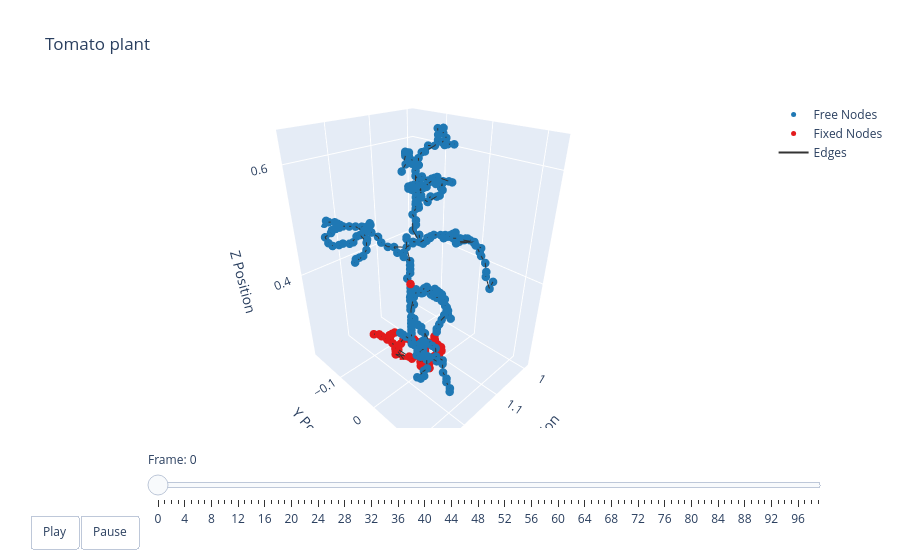

The notebook cell this image was saved under:
### Code cell
t = np.arange(robot.sim_params.total_time, step=robot.sim_params.dt)
options = dismech.AnimationOptions(title='Tomato plant')

fig = dismech.get_interactive_animation_plotly(robot, t, qs , options)
fig.show()

### Figure 1 — Plotly figure (JSON) as saved in the notebook; plotly's stock layout.template omitted (floating-point values rounded to 4 significant figures; data arrays with more than 128 entries replaced by an {"elided": "..."} marker saying what was removed)
{"data": [{"marker": {"color": "#1f78b4", "size": 5}, "mode": "markers", "name": "Free Nodes", "type": "scatter3d", "x": {"elided": "274 float values"}, "y": {"elided": "274 float values"}, "z": {"elided": "274 float values"}}, {"marker": {"color": "#e31a1c", "size": 5}, "mode": "markers", "name": "Fixed Nodes", "type": "scatter3d", "x": [1.163, 1.163, 1.139, 1.147, 1.155, 1.163, 1.171, 1.107, 1.107, 1.091, 1.099, 1.107, 1.155, 1.115, 1.155, 1.083, 1.123, 1.131, 1.139, 1.131, 1.107, 1.139, 1.131, 1.123, 1.115, 1.163, 1.075, 1.083, 1.147, 1.091, 1.091, 1.155, 1.099, 1.115, 1.123, 1.163, 1.147, 1.163, 1.155, 1.171, 1.171, 1.171, 1.187, 1.179, 1.179, 1.171, 1.171, 1.171, 1.171, 1.156], "y": [-0.05823, -0.05023, -0.08223, -0.08223, -0.08223, -0.07423, -0.06623, -0.05823, -0.05023, -0.04223, -0.04223, -0.04223, -0.04223, -0.03423, -0.03423, -0.02623, -0.02623, -0.01823, -0.01823, -0.01023, -0.002231, -0.002231, -0.08223, -0.07423, -0.06623, -0.06623, -0.04223, -0.03423, -0.02623, -0.01823, -0.01023, -0.01023, -0.002231, -0.002231, -0.002231, -0.002231, 0.005769, 0.005769, 0.01377, -0.06623, -0.09023, -0.07423, -0.1142, -0.1062, -0.09823, -0.08223, -0.08223, -0.07423, -0.06623, -0.03423], "z": [0.2113, 0.2113, 0.2193, 0.2193, 0.2193, 0.2193, 0.2193, 0.2193, 0.2193, 0.2193, 0.2193, 0.2193, 0.2193, 0.2193, 0.2193, 0.2193, 0.2193, 0.2193, 0.2193, 0.2193, 0.2193, 0.2193, 0.2273, 0.2273, 0.2273, 0.2273, 0.2273, 0.2273, 0.2273, 0.2273, 0.2273, 0.2273, 0.2273, 0.2273, 0.2273, 0.2273, 0.2273, 0.2273, 0.2273, 0.2353, 0.2433, 0.2433, 0.2513, 0.2513, 0.2513, 0.2513, 0.2593, 0.2673, 0.2753, 0.3953]}, {"line": {"color": "#333333", "width": 2}, "mode": "lines", "name": "Edges", "type": "scatter3d", "x": {"elided": "942 float values"}, "y": {"elided": "942 float values"}, "z": {"elided": "942 float values"}}, {"color": "rgba(166, 206, 227, 0.7)", "i": [], "j": [], "k": [], "name": "Faces", "opacity": 0.7, "showscale": false, "type": "mesh3d", "x": {"elided": "324 float values"}, "y": {"elided": "324 float values"}, "z": {"elided": "324 float values"}}], "layout": {"scene": {"camera": {"eye": {"x": 1.225, "y": 1.225, "z": 1.0}}, "xaxis": {"range": [0.9844, 1.291], "title": {"text": "X Position"}}, "yaxis": {"range": [-0.1879, 0.1338], "title": {"text": "Y Position"}}, "zaxis": {"range": [0.2113, 0.6522], "title": {"text": "Z Position"}}}, "sliders": [{"currentvalue": {"prefix": "Frame: "}, "steps": [{"args": [["0"], {"frame": {"duration": 50, "redraw": true}, "mode": "immediate"}], "label": "0", "method": "animate"}, {"args": [["1"], {"frame": {"duration": 50, "redraw": true}, "mode": "immediate"}], "label": "1", "method": "animate"}, {"args": [["2"], {"frame": {"duration": 50, "redraw": true}, "mode": "immediate"}], "label": "2", "method": "animate"}, {"args": [["3"], {"frame": {"duration": 50, "redraw": true}, "mode": "immediate"}], "label": "3", "method": "animate"}, {"args": [["4"], {"frame": {"duration": 50, "redraw": true}, "mode": "immediate"}], "label": "4", "method": "animate"}, {"args": [["5"], {"frame": {"duration": 50, "redraw": true}, "mode": "immediate"}], "label": "5", "method": "animate"}, {"args": [["6"], {"frame": {"duration": 50, "redraw": true}, "mode": "immediate"}], "label": "6", "method": "animate"}, {"args": [["7"], {"frame": {"duration": 50, "redraw": true}, "mode": "immediate"}], "label": "7", "method": "animate"}, {"args": [["8"], {"frame": {"duration": 50, "redraw": true}, "mode": "immediate"}], "label": "8", "method": "animate"}, {"args": [["9"], {"frame": {"duration": 50, "redraw": true}, "mode": "immediate"}], "label": "9", "method": "animate"}, {"args": [["10"], {"frame": {"duration": 50, "redraw": true}, "mode": "immediate"}], "label": "10", "method": "animate"}, {"args": [["11"], {"frame": {"duration": 50, "redraw": true}, "mode": "immediate"}], "label": "11", "method": "animate"}, {"args": [["12"], {"frame": {"duration": 50, "redraw": true}, "mode": "immediate"}], "label": "12", "method": "animate"}, {"args": [["13"], {"frame": {"duration": 50, "redraw": true}, "mode": "immediate"}], "label": "13", "method": "animate"}, {"args": [["14"], {"frame": {"duration": 50, "redraw": true}, "mode": "immediate"}], "label": "14", "method": "animate"}, {"args": [["15"], {"frame": {"duration": 50, "redraw": true}, "mode": "immediate"}], "label": "15", "method": "animate"}, {"args": [["16"], {"frame": {"duration": 50, "redraw": true}, "mode": "immediate"}], "label": "16", "method": "animate"}, {"args": [["17"], {"frame": {"duration": 50, "redraw": true}, "mode": "immediate"}], "label": "17", "method": "animate"}, {"args": [["18"], {"frame": {"duration": 50, "redraw": true}, "mode": "immediate"}], "label": "18", "method": "animate"}, {"args": [["19"], {"frame": {"duration": 50, "redraw": true}, "mode": "immediate"}], "label": "19", "method": "animate"}, {"args": [["20"], {"frame": {"duration": 50, "redraw": true}, "mode": "immediate"}], "label": "20", "method": "animate"}, {"args": [["21"], {"frame": {"duration": 50, "redraw": true}, "mode": "immediate"}], "label": "21", "method": "animate"}, {"args": [["22"], {"frame": {"duration": 50, "redraw": true}, "mode": "immediate"}], "label": "22", "method": "animate"}, {"args": [["23"], {"frame": {"duration": 50, "redraw": true}, "mode": "immediate"}], "label": "23", "method": "animate"}, {"args": [["24"], {"frame": {"duration": 50, "redraw": true}, "mode": "immediate"}], "label": "24", "method": "animate"}, {"args": [["25"], {"frame": {"duration": 50, "redraw": true}, "mode": "immediate"}], "label": "25", "method": "animate"}, {"args": [["26"], {"frame": {"duration": 50, "redraw": true}, "mode": "immediate"}], "label": "26", "method": "animate"}, {"args": [["27"], {"frame": {"duration": 50, "redraw": true}, "mode": "immediate"}], "label": "27", "method": "animate"}, {"args": [["28"], {"frame": {"duration": 50, "redraw": true}, "mode": "immediate"}], "label": "28", "method": "animate"}, {"args": [["29"], {"frame": {"duration": 50, "redraw": true}, "mode": "immediate"}], "label": "29", "method": "animate"}, {"args": [["30"], {"frame": {"duration": 50, "redraw": true}, "mode": "immediate"}], "label": "30", "method": "animate"}, {"args": [["31"], {"frame": {"duration": 50, "redraw": true}, "mode": "immediate"}], "label": "31", "method": "animate"}, {"args": [["32"], {"frame": {"duration": 50, "redraw": true}, "mode": "immediate"}], "label": "32", "method": "animate"}, {"args": [["33"], {"frame": {"duration": 50, "redraw": true}, "mode": "immediate"}], "label": "33", "method": "animate"}, {"args": [["34"], {"frame": {"duration": 50, "redraw": true}, "mode": "immediate"}], "label": "34", "method": "animate"}, {"args": [["35"], {"frame": {"duration": 50, "redraw": true}, "mode": "immediate"}], "label": "35", "method": "animate"}, {"args": [["36"], {"frame": {"duration": 50, "redraw": true}, "mode": "immediate"}], "label": "36", "method": "animate"}, {"args": [["37"], {"frame": {"duration": 50, "redraw": true}, "mode": "immediate"}], "label": "37", "method": "animate"}, {"args": [["38"], {"frame": {"duration": 50, "redraw": true}, "mode": "immediate"}], "label": "38", "method": "animate"}, {"args": [["39"], {"frame": {"duration": 50, "redraw": true}, "mode": "immediate"}], "label": "39", "method": "animate"}, {"args": [["40"], {"frame": {"duration": 50, "redraw": true}, "mode": "immediate"}], "label": "40", "method": "animate"}, {"args": [["41"], {"frame": {"duration": 50, "redraw": true}, "mode": "immediate"}], "label": "41", "method": "animate"}, {"args": [["42"], {"frame": {"duration": 50, "redraw": true}, "mode": "immediate"}], "label": "42", "method": "animate"}, {"args": [["43"], {"frame": {"duration": 50, "redraw": true}, "mode": "immediate"}], "label": "43", "method": "animate"}, {"args": [["44"], {"frame": {"duration": 50, "redraw": true}, "mode": "immediate"}], "label": "44", "method": "animate"}, {"args": [["45"], {"frame": {"duration": 50, "redraw": true}, "mode": "immediate"}], "label": "45", "method": "animate"}, {"args": [["46"], {"frame": {"duration": 50, "redraw": true}, "mode": "immediate"}], "label": "46", "method": "animate"}, {"args": [["47"], {"frame": {"duration": 50, "redraw": true}, "mode": "immediate"}], "label": "47", "method": "animate"}, {"args": [["48"], {"frame": {"duration": 50, "redraw": true}, "mode": "immediate"}], "label": "48", "method": "animate"}, {"args": [["49"], {"frame": {"duration": 50, "redraw": true}, "mode": "immediate"}], "label": "49", "method": "animate"}, {"args": [["50"], {"frame": {"duration": 50, "redraw": true}, "mode": "immediate"}], "label": "50", "method": "animate"}, {"args": [["51"], {"frame": {"duration": 50, "redraw": true}, "mode": "immediate"}], "label": "51", "method": "animate"}, {"args": [["52"], {"frame": {"duration": 50, "redraw": true}, "mode": "immediate"}], "label": "52", "method": "animate"}, {"args": [["53"], {"frame": {"duration": 50, "redraw": true}, "mode": "immediate"}], "label": "53", "method": "animate"}, {"args": [["54"], {"frame": {"duration": 50, "redraw": true}, "mode": "immediate"}], "label": "54", "method": "animate"}, {"args": [["55"], {"frame": {"duration": 50, "redraw": true}, "mode": "immediate"}], "label": "55", "method": "animate"}, {"args": [["56"], {"frame": {"duration": 50, "redraw": true}, "mode": "immediate"}], "label": "56", "method": "animate"}, {"args": [["57"], {"frame": {"duration": 50, "redraw": true}, "mode": "immediate"}], "label": "57", "method": "animate"}, {"args": [["58"], {"frame": {"duration": 50, "redraw": true}, "mode": "immediate"}], "label": "58", "method": "animate"}, {"args": [["59"], {"frame": {"duration": 50, "redraw": true}, "mode": "immediate"}], "label": "59", "method": "animate"}, {"args": [["60"], {"frame": {"duration": 50, "redraw": true}, "mode": "immediate"}], "label": "60", "method": "animate"}, {"args": [["61"], {"frame": {"duration": 50, "redraw": true}, "mode": "immediate"}], "label": "61", "method": "animate"}, {"args": [["62"], {"frame": {"duration": 50, "redraw": true}, "mode": "immediate"}], "label": "62", "method": "animate"}, {"args": [["63"], {"frame": {"duration": 50, "redraw": true}, "mode": "immediate"}], "label": "63", "method": "animate"}, {"args": [["64"], {"frame": {"duration": 50, "redraw": true}, "mode": "immediate"}], "label": "64", "method": "animate"}, {"args": [["65"], {"frame": {"duration": 50, "redraw": true}, "mode": "immediate"}], "label": "65", "method": "animate"}, {"args": [["66"], {"frame": {"duration": 50, "redraw": true}, "mode": "immediate"}], "label": "66", "method": "animate"}, {"args": [["67"], {"frame": {"duration": 50, "redraw": true}, "mode": "immediate"}], "label": "67", "method": "animate"}, {"args": [["68"], {"frame": {"duration": 50, "redraw": true}, "mode": "immediate"}], "label": "68", "method": "animate"}, {"args": [["69"], {"frame": {"duration": 50, "redraw": true}, "mode": "immediate"}], "label": "69", "method": "animate"}, {"args": [["70"], {"frame": {"duration": 50, "redraw": true}, "mode": "immediate"}], "label": "70", "method": "animate"}, {"args": [["71"], {"frame": {"duration": 50, "redraw": true}, "mode": "immediate"}], "label": "71", "method": "animate"}, {"args": [["72"], {"frame": {"duration": 50, "redraw": true}, "mode": "immediate"}], "label": "72", "method": "animate"}, {"args": [["73"], {"frame": {"duration": 50, "redraw": true}, "mode": "immediate"}], "label": "73", "method": "animate"}, {"args": [["74"], {"frame": {"duration": 50, "redraw": true}, "mode": "immediate"}], "label": "74", "method": "animate"}, {"args": [["75"], {"frame": {"duration": 50, "redraw": true}, "mode": "immediate"}], "label": "75", "method": "animate"}, {"args": [["76"], {"frame": {"duration": 50, "redraw": true}, "mode": "immediate"}], "label": "76", "method": "animate"}, {"args": [["77"], {"frame": {"duration": 50, "redraw": true}, "mode": "immediate"}], "label": "77", "method": "animate"}, {"args": [["78"], {"frame": {"duration": 50, "redraw": true}, "mode": "immediate"}], "label": "78", "method": "animate"}, {"args": [["79"], {"frame": {"duration": 50, "redraw": true}, "mode": "immediate"}], "label": "79", "method": "animate"}, {"args": [["80"], {"frame": {"duration": 50, "redraw": true}, "mode": "immediate"}], "label": "80", "method": "animate"}, {"args": [["81"], {"frame": {"duration": 50, "redraw": true}, "mode": "immediate"}], "label": "81", "method": "animate"}, {"args": [["82"], {"frame": {"duration": 50, "redraw": true}, "mode": "immediate"}], "label": "82", "method": "animate"}, {"args": [["83"], {"frame": {"duration": 50, "redraw": true}, "mode": "immediate"}], "label": "83", "method": "animate"}, {"args": [["84"], {"frame": {"duration": 50, "redraw": true}, "mode": "immediate"}], "label": "84", "method": "animate"}, {"args": [["85"], {"frame": {"duration": 50, "redraw": true}, "mode": "immediate"}], "label": "85", "method": "animate"}, {"args": [["86"], {"frame": {"duration": 50, "redraw": true}, "mode": "immediate"}], "label": "86", "method": "animate"}, {"args": [["87"], {"frame": {"duration": 50, "redraw": true}, "mode": "immediate"}], "label": "87", "method": "animate"}, {"args": [["88"], {"frame": {"duration": 50, "redraw": true}, "mode": "immediate"}], "label": "88", "method": "animate"}, {"args": [["89"], {"frame": {"duration": 50, "redraw": true}, "mode": "immediate"}], "label": "89", "method": "animate"}, {"args": [["90"], {"frame": {"duration": 50, "redraw": true}, "mode": "immediate"}], "label": "90", "method": "animate"}, {"args": [["91"], {"frame": {"duration": 50, "redraw": true}, "mode": "immediate"}], "label": "91", "method": "animate"}, {"args": [["92"], {"frame": {"duration": 50, "redraw": true}, "mode": "immediate"}], "label": "92", "method": "animate"}, {"args": [["93"], {"frame": {"duration": 50, "redraw": true}, "mode": "immediate"}], "label": "93", "method": "animate"}, {"args": [["94"], {"frame": {"duration": 50, "redraw": true}, "mode": "immediate"}], "label": "94", "method": "animate"}, {"args": [["95"], {"frame": {"duration": 50, "redraw": true}, "mode": "immediate"}], "label": "95", "method": "animate"}, {"args": [["96"], {"frame": {"duration": 50, "redraw": true}, "mode": "immediate"}], "label": "96", "method": "animate"}, {"args": [["97"], {"frame": {"duration": 50, "redraw": true}, "mode": "immediate"}], "label": "97", "method": "animate"}, {"args": [["98"], {"frame": {"duration": 50, "redraw": true}, "mode": "immediate"}], "label": "98", "method": "animate"}, {"args": [["99"], {"frame": {"duration": 50, "redraw": true}, "mode": "immediate"}], "label": "99", "method": "animate"}], "transition": {"duration": 0}, "x": 0.1, "y": 0}], "title": {"text": "Tomato plant"}, "updatemenus": [{"buttons": [{"args": [null, {"frame": {"duration": 50, "redraw": true}, "fromcurrent": true}], "label": "Play", "method": "animate"}, {"args": [[null], {"frame": {"duration": 0, "redraw": true}, "mode": "immediate"}], "label": "Pause", "method": "animate"}], "direction": "left", "pad": {"r": 10, "t": 87}, "showactive": false, "type": "buttons", "x": 0.1, "xanchor": "right", "y": 0, "yanchor": "top"}]}}
